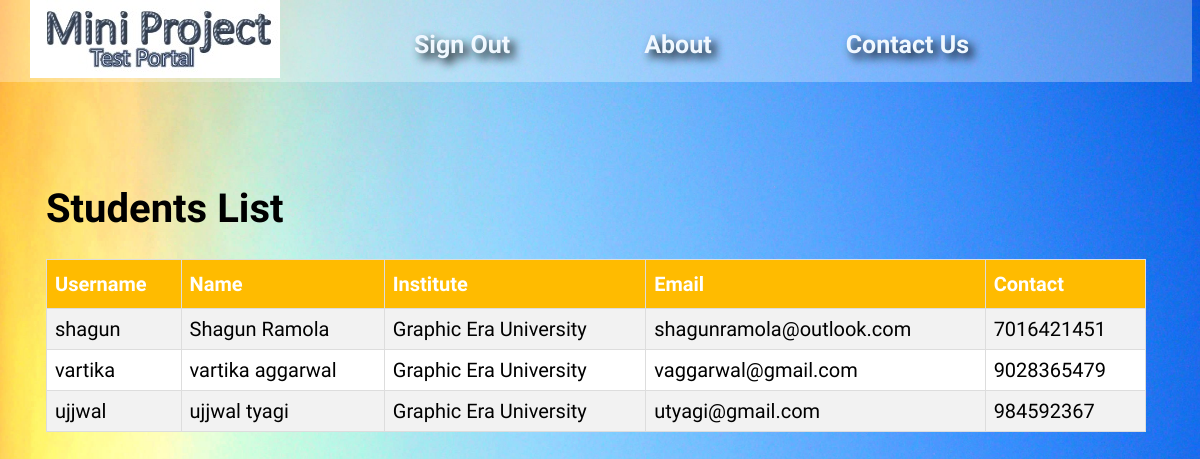
/view.php (signed in), run on the app's committed database.
### tables this page shows
CREATE TABLE `user_login` (
  `id` int(11) NOT NULL,
  `loginid` varchar(20) NOT NULL,
  `pass` varchar(20) NOT NULL,
  `utype` varchar(10) NOT NULL,
  `firstname` varchar(20) NOT NULL,
  `lastname` varchar(20) NOT NULL,
  `institute` varchar(30) NOT NULL,
  `email` varchar(50) NOT NULL,
  `contact` varchar(10) NOT NULL
);

### view.php (the view, shortened to what this page needs)
<!doctype html>
<html id="html">
<head>
	<link href="header.css" rel="stylesheet">
</head>
<div class="top">
		<a id="logo" href="index.php"><img src="logo.jpg"></a>
		<a id="link1" href="signout.php"><strong>Sign Out</strong></a>
		<a id="link1" href="about.php"><strong>About</strong></a>
		<a id="link1" href="contactus.php"><strong>Contact Us</strong></a>
	</div>
<body>
	<div class="body">
	<?php
		include("header.php");
		include("database.php");
		extract($_POST);
		extract($_SESSION);
		if (!isset($_SESSION[loginid]))
		{
			header("location:index.php");
		}
		else if (isset($_SESSION[loginid]))
		{
			$rs=mysql_query("select t.loginid,t.firstname, t.lastname,t.institute,t.email,t.contact from user_login t where utype='student'",$cn) or die(mysql_error());
			echo "<h1> Students List </h1>";
			echo "<table id=table><th>Username <th>Name<th> Institute <th>Email<th>Contact";
			while($row=mysql_fetch_row($rs))
			{
				echo "<tr><td>$row[0] <td> $row[1] $row[2] <td>$row[3]<td> $row[4]<td> $row[5]";
			}
			echo "</table>";
		}
	?>
	</div>
</body>
</html>

### header.css (style rules this page uses)
#html { font-family: 'Play', sans-serif; background-image: url(background.JPG); background-size: 100%; background-repeat: repeat; }
.top { background-color:rgba(255,255,255,0.3); }
#logo { margin-left: 30px; }
#link1 { vertical-align: 25px; text-shadow: 5px 5px 10px black; font-size: 25px; margin-left: 100px; padding-left: 30px; text-decoration: none; color: aliceblue; }
#table { border-collapse: collapse; width: 100%; }
#table td, #table th { border: 1px solid #ddd; padding: 8px; }
#table tr:nth-child(even) { background-color: #f2f2f2; }
#table tr:nth-child(odd) { background-color: #ffffff; }
#table th { padding-top: 12px; padding-bottom: 12px; text-align: left; background-color: rgba(255, 187, 0,1); color: white; }
.body { margin-top: 16px ; margin-bottom: 16px; margin-left: 16px; margin-right: 16px; padding-left: 30px; padding-top: 30px; padding-bottom: 30px; padding-right: 30px; font-family: 'Play', sans-serif; font-size: 20px; }

### data on the page
user_login: loginid "shagun", firstname "Shagun", lastname "Ramola", institute "Graphic Era University", email "shagunramola@outlook.com", contact "7016421451"
user_login: loginid "vartika", firstname "vartika", lastname "aggarwal", institute "Graphic Era University", email "vaggarwal@gmail.com", contact "9028365479"
user_login: loginid "ujjwal", firstname "ujjwal", lastname "tyagi", institute "Graphic Era University", email "utyagi@gmail.com", contact "984592367"
